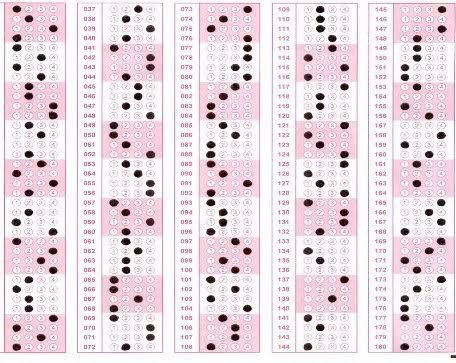
#> input picture 1.jpg, 456 x 363 px
$ python omr_process.py
#> lines starting #> are read from the running program, lines starting #| are printed output that depends on the picture; after the words box and inside, x2 and y2 are one past the last pixel; in counts of white or black regions, pixels touching at a corner belong together
import cv2
import numpy as np

def process_omr(image_path):
#> called with image_path = './1.jpg'
    img = cv2.imread(image_path, cv2.IMREAD_GRAYSCALE)
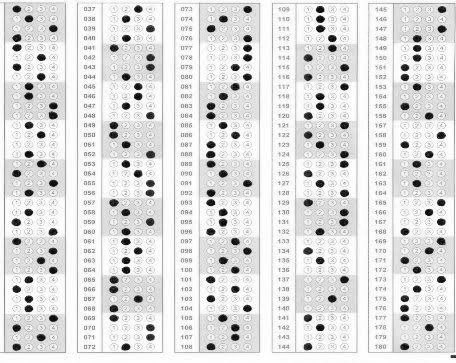
#> img: shape (363, 456); min 0, max 255, mean 222.7

    # Apply Gaussian blur for noise reduction
    blurred = cv2.GaussianBlur(img, (5, 5), 0)
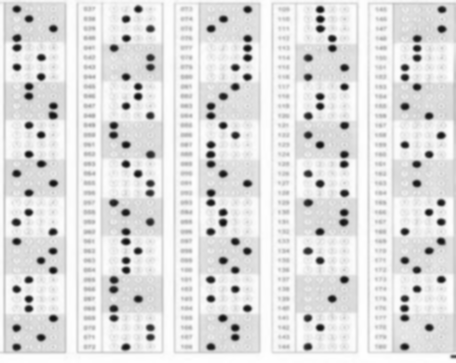
#> blurred: shape (363, 456); min 14, max 255, mean 222.7

    # Use adaptive thresholding to highlight marks
    thresh = cv2.adaptiveThreshold(blurred, 255, cv2.ADAPTIVE_THRESH_MEAN_C, cv2.THRESH_BINARY_INV, 11, 2)
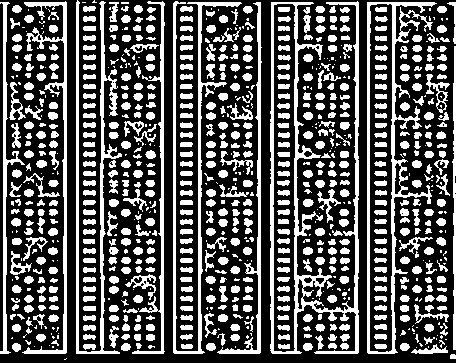
#> thresh: shape (363, 456); 33.5% white; 868 white regions (257 under 20 px)

    # Debug: Show the thresholded image
    cv2.imshow("Thresholded Image", thresh)
    cv2.waitKey(0)
    cv2.destroyAllWindows()

    # Find contours in the thresholded image
    contours, _ = cv2.findContours(thresh, cv2.RETR_EXTERNAL, cv2.CHAIN_APPROX_SIMPLE)
#> contours = 794 contours, 345 with area under 20; largest, box (x1, y1, x2, y2) and area: (270, 1, 359, 354) 11458, (367, 2, 437, 354) 10420, (76, 0, 122, 354) 1916, (173, 1, 242, 354) 1856, (22, 1, 67, 354) 1422
    print(f"Contours found: {len(contours)}")
#| Contours found: 794

    results = []
    for contour in contours:
        x, y, w, h = cv2.boundingRect(contour)
        # Filter out small contours that might be noise
        if w > 30 and h > 30:
            results.append((x, y))
#> this loop made 794 passes
#> (x, y, w, h) on passes 2, 3, 7: (450, 354, 6, 5), (416, 347, 1, 1), (34, 346, 1, 1)
#> after the loop, results = [(367, 2), (217, 2), (270, 1), (173, 1), (132, 1), (22, 1), (76, 0)]

    print(f"Detected marks: {len(results)}")
#| Detected marks: 7

    # Sort the results (by row and column position)
    results = sorted(results, key=lambda x: (x[1], x[0]))  # Sort by y (rows), then by x (columns)
#> results = [(76, 0), (22, 1), (132, 1), (173, 1), (270, 1), (217, 2), (367, 2)]

    # Define possible answers (can be more than A, B, C, D depending on the questions)
    answers = ["A", "B", "C", "D"]
    extracted_answers = [answers[i % len(answers)] for i in range(len(results))]
#> extracted_answers = ['A', 'B', 'C', 'D', 'A', 'B', 'C']

    print(f"Extracted answers: {extracted_answers}")
#| Extracted answers: ['A', 'B', 'C', 'D', 'A', 'B', 'C']
    return extracted_answers

# Example usage
image_path = "./1.jpg"
answers = process_omr(image_path)
#> answers = ['A', 'B', 'C', 'D', 'A', 'B', 'C']
